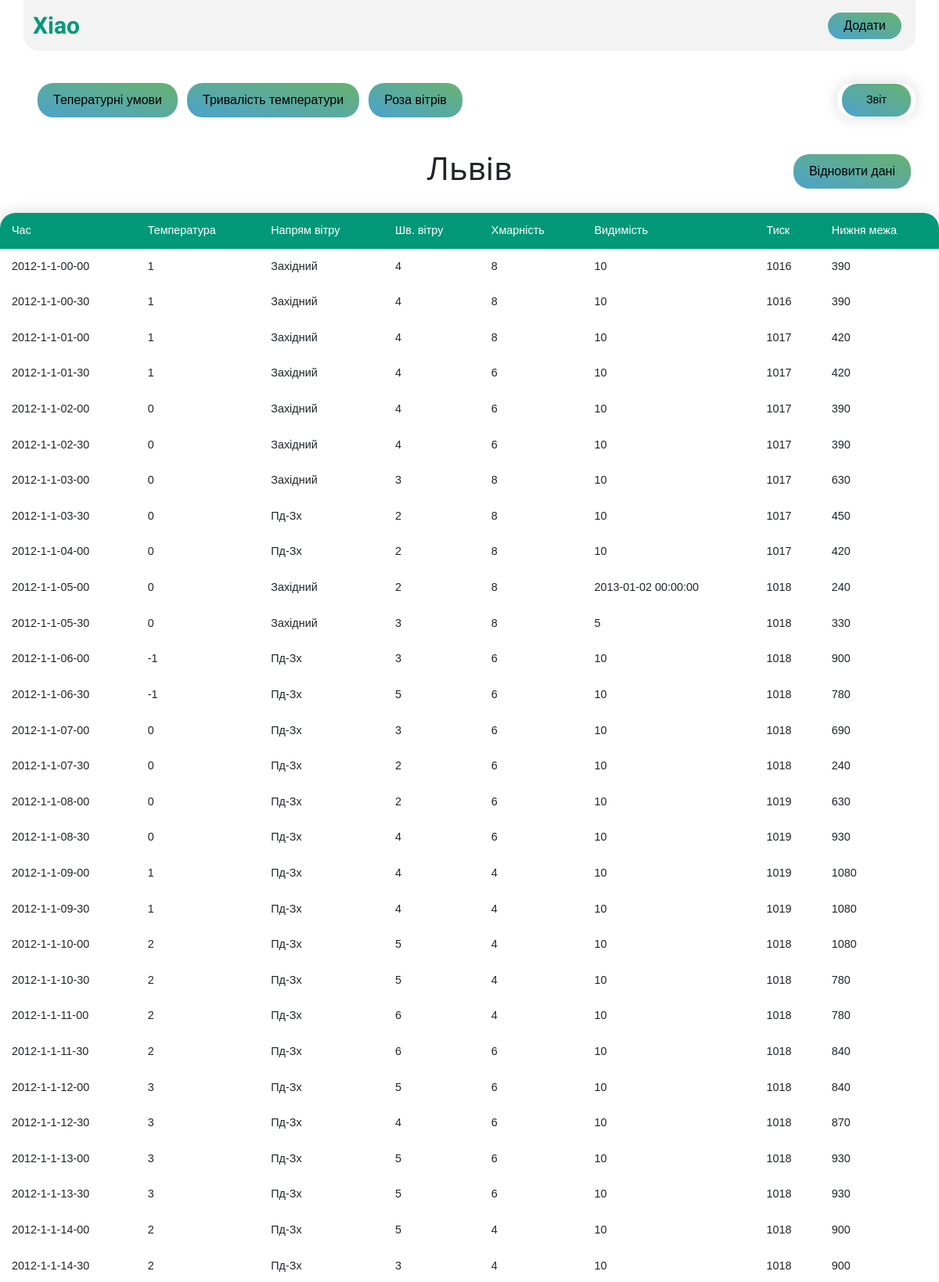
The page /Львів (upper part) on the database its author committed.
### tables this page shows
CREATE TABLE cities (id INTEGER PRIMARY KEY AUTOINCREMENT, city STRING (30) NOT NULL UNIQUE);

CREATE TABLE "meteo"
(
	id INTEGER
		primary key autoincrement,
	city integer
		references cities,
	time DATETIME,
	temperature INTEGER,
	wind_direction
		references wind,
	wind_speed INTEGER,
	cloud_num INTEGER,
	visibility STRING,
	pressure INTEGER,
	bottom_line INTEGER
);

CREATE TABLE wind (id INTEGER PRIMARY KEY AUTOINCREMENT, direction STRING UNIQUE NOT NULL);

### app.py (the view)
@app.route('/<city>')
def city_table(city):  # put application's code here
    sqlite_connection = sqlite3.connect('meteodata.db')
    cursor = sqlite_connection.cursor()
    cursor.execute('SELECT id FROM cities WHERE city=?', (city,))
    sqlite_connection.commit()
    city_id = cursor.fetchone()[0]
    insert = "SELECT * FROM meteo " \
             "INNER JOIN wind ON wind.id = meteo.wind_direction " \
             "WHERE city=? " \
             "limit 100"
    cursor.execute(insert, (city_id,))
    sqlite_connection.commit()
    data = cursor.fetchall()
    sqlite_connection.close()
    return render_template('city.html', data=data, city=city)

### templates/city.html (shortened to what this page needs)
<!DOCTYPE html>
<html lang="en">
<head>
    <link rel="stylesheet" href="/static/css/styles.css">
        <link href="https://cdn.jsdelivr.net/npm/bootstrap@5.2.0-beta1/dist/css/bootstrap.min.css" rel="stylesheet">
</head>
<body>
<nav class="container">
    <a class="logo" href="/">Xiao</a>
    <button>
    <a href="/add">
        <span>
            Додати
        </span>
    </a>
    </button>
</nav>
<div class="container buttons">
    <button>
            <a href="/{{ city }}/temperature">
                <span>
                    Тепературні умови
                </span>
            </a>
    </button>
    <button>
            <a href="/{{ city }}/temperature-time">
                <span>
                    Тривалість температури
                </span>
            </a>
    </button>
    <button>
            <a href="/{{ city }}/windrose">
                <span>
                    Роза вітрів
                </span>
            </a>
    </button>
    <form action="/{{ city }}/report" method="post">
    <button >
            <a>
                <span>
                    Звіт
                </span>
            </a>
    </button>
    </form>
</div>
    {% set index = [2, 3, 11, 5, 6, 7, 8, 9] %}
    <div class="container city_head">
        <h1>
            {{ city }}
        </h1>
        <button>
            <a href="/{{ city }}/interpolate">
                <span>
                    Відновити дані
                </span>
            </a>
        </button>
    </div>
<table style="width:100%">
  <tr id="header">
      <td>
          Час
      </td>
    <td>
        Температура
    </td>
    <td>
        Напрям вітру
    </td>
    <td>
        Шв. вітру
    </td>
    <td>
        Хмарність
    </td>
    <td>
        Видимість
    </td>
    <td>
        Тиск
    </td>
    <td>
        Нижня межа
    </td>
  </tr>
{% for row in data %}
    <tr>
    {% for i in index %}
        {% if row[i] == None %}
            <td style="background-color: rgba(170,6,100,0.1);"></td>
        {% else %}
            <td>{{ row[i] }}</td>
        {% endif %}
    {% endfor %}
     </tr>
{% endfor %}
</table>
</body>
</html>

### static/css/styles.css (style rules this page uses)
html { min-height: 100vh; }
.buttons { display: flex; flex-direction: row; align-items: center; position: relative; justify-content: left; margin-bottom: 40px; }
.buttons button { border: none; background: none; }
.buttons form { padding: 0; width: 100px; margin: 0; position: absolute; right: 0; }
.buttons button > a { display: flex; justify-content: center; align-content: center; text-decoration: none; color: black; padding: 10px 20px; border-radius: 20px; font-family: sans-serif; align-self: center; background: linear-gradient(to left bottom, #67b26f, #4ca2cd); }
.city_head { position: relative; display: flex; align-items: center; justify-content: center; }
.city_head > button { position: absolute; right: 0; border: none; background: none; }
.city_head button > a { display: flex; justify-content: center; align-content: center; text-decoration: none; color: black; padding: 10px 20px; border-radius: 20px; font-family: sans-serif; align-self: center; background: linear-gradient(to left bottom, #67b26f, #4ca2cd); }
table { border-collapse: collapse; overflow: hidden; border-radius: 20px; margin: 25px 0; font-size: 0.9em; font-family: sans-serif; min-width: 400px; box-shadow: 0 0 20px rgba(0, 0, 0, 0.15); }
#header { background-color: #009879; color: #ffffff; text-align: left; }
td { position: relative; padding: 12px 15px; }
nav { display: flex; flex-direction: row; align-content: center; justify-content: space-between; width: 100%; border-radius: 0 0 20px 20px; padding: 10px 0; background: #f3f3f3; margin-bottom: 40px; }
nav > a { cursor: pointer; text-decoration: none; color: #009879; }
nav .logo { display: flex; font-size: 30px; font-weight: bold; font-family: Comfortaa; }
nav button { border: none; background: none; }
nav button > a { display: flex; justify-content: center; align-content: center; text-decoration: none; color: black; padding: 5px 20px; border-radius: 20px; font-family: sans-serif; align-self: center; background: linear-gradient(to left bottom, #67b26f, #4ca2cd); }
form { display: flex; flex-direction: column; border-radius: 20px; width: 100%; padding: 20px; font-size: 0.9em; font-family: sans-serif; box-shadow: 0 0 20px rgba(0, 0, 0, 0.15); }

### rows shown on the page
cities: city "Львів"
meteo: time "2012-1-1-00-00" "1" "Західний" "4" "8" "10" "1016" "390"
meteo: time "2012-1-1-00-30" "1" "Західний" "4" "8" "10" "1016" "390"
meteo: time "2012-1-1-01-00" "1" "Західний" "4" "8" "10" "1017" "420"
meteo: time "2012-1-1-01-30" "1" "Західний" "4" "6" "10" "1017" "420"
meteo: time "2012-1-1-02-00" "0" "Західний" "4" "6" "10" "1017" "390"
meteo: time "2012-1-1-02-30" "0" "Західний" "4" "6" "10" "1017" "390"
meteo: time "2012-1-1-03-00" "0" "Західний" "3" "8" "10" "1017" "630"
meteo: time "2012-1-1-03-30" "0" "Пд-Зх" "2" "8" "10" "1017" "450"
meteo: time "2012-1-1-04-00" "0" "Пд-Зх" "2" "8" "10" "1017" "420"
meteo: time "2012-1-1-05-00" "0" "Західний" "2" "8" "2013-01-02 00:00:00" "1018" "240"
meteo: time "2012-1-1-05-30" "0" "Західний" "3" "8" "5" "1018" "330"
meteo: time "2012-1-1-06-00" "-1" "Пд-Зх" "3" "6" "10" "1018" "900"
meteo: time "2012-1-1-06-30" "-1" "Пд-Зх" "5" "6" "10" "1018" "780"
meteo: time "2012-1-1-07-00" "0" "Пд-Зх" "3" "6" "10" "1018" "690"
meteo: time "2012-1-1-07-30" "0" "Пд-Зх" "2" "6" "10" "1018" "240"
meteo: time "2012-1-1-08-00" "0" "Пд-Зх" "2" "6" "10" "1019" "630"
meteo: time "2012-1-1-08-30" "0" "Пд-Зх" "4" "6" "10" "1019" "930"
meteo: time "2012-1-1-09-00" "1" "Пд-Зх" "4" "4" "10" "1019" "1080"
meteo: time "2012-1-1-09-30" "1" "Пд-Зх" "4" "4" "10" "1019" "1080"
meteo: time "2012-1-1-10-00" "2" "Пд-Зх" "5" "4" "10" "1018" "1080"
meteo: time "2012-1-1-10-30" "2" "Пд-Зх" "5" "4" "10" "1018" "780"
meteo: time "2012-1-1-11-00" "2" "Пд-Зх" "6" "4" "10" "1018" "780"
meteo: time "2012-1-1-11-30" "2" "Пд-Зх" "6" "6" "10" "1018" "840"
meteo: time "2012-1-1-12-00" "3" "Пд-Зх" "5" "6" "10" "1018" "840"
meteo: time "2012-1-1-12-30" "3" "Пд-Зх" "4" "6" "10" "1018" "870"
meteo: time "2012-1-1-13-00" "3" "Пд-Зх" "5" "6" "10" "1018" "930"
meteo: time "2012-1-1-13-30" "3" "Пд-Зх" "5" "6" "10" "1018" "930"
meteo: time "2012-1-1-14-00" "2" "Пд-Зх" "5" "4" "10" "1018" "900"
meteo: time "2012-1-1-14-30" "2" "Пд-Зх" "3" "4" "10" "1018" "900"
